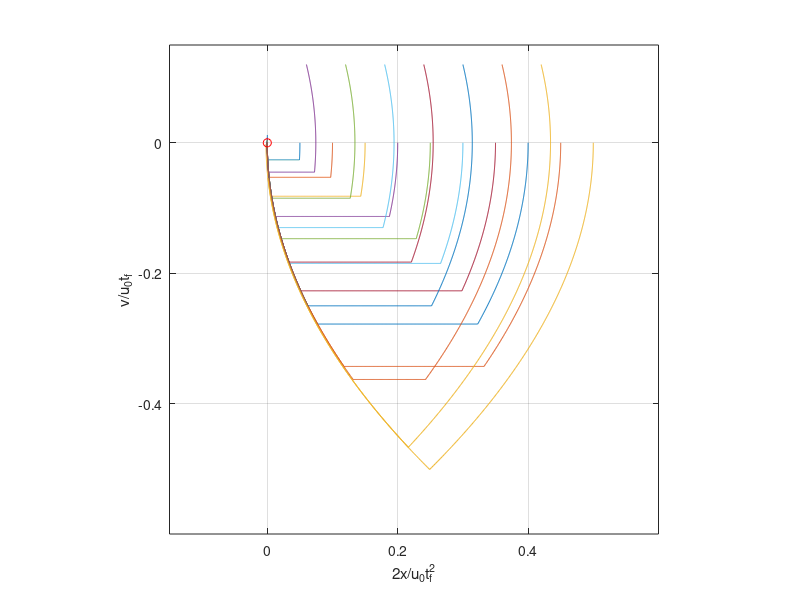

Write MATLAB code to recreate this figure.
% Script p9_3_04d.m; min fuel path for DIP using DP solution 
% in form u=u(x,v,t); switch to u=0 when predicted time-to-go
% to (0,0) with coast-bang = 1-t;               8/99, 3/31/02
%
figure(1); clf; N=1000; dt=1/N; v=zeros(1,N+1); x=v;
v0=0; x0=[.025:.025:.25]; 
for i=1:10, x(1)=x0(i); v(1)=v0; u=-1;
   for k=1:N,
    if v(k)<0 & k/N<=1+v(k)/2+x(k)/v(k); u=0; end  
    if v(k)<0 & 2*x(k)-v(k)^2<0, u=1; end
    v(k+1)=v(k)+u*dt; x(k+1)=x(k)+v(k)*dt+u*dt^2/2;
   end
   figure(1); plot(2*x,v); hold on;
end 
%
clear x0; v=zeros(1,N+1); x=v;
v0=.12; x0=[.03:.03:.21];
for i=1:7, x(1)=x0(i); v(1)=v0; u=-1;
   for k=1:N,
    if v(k)<0 & k/N<=1+v(k)/2+x(k)/v(k); u=0; end  
    if v(k)<0 & 2*x(k)-v(k)^2<0, u=1; end
    v(k+1)=v(k)+u*dt; x(k+1)=x(k)+v(k)*dt+u*dt^2/2;
   end
   figure(1); plot(2*x,v); hold on 
end; plot(0,0,'ro'); hold off; axis([-.15 .6 -.6 .15]); grid 
axis('square'); ylabel('v/u_0t_f'); xlabel('2x/u_0t_f^2')
